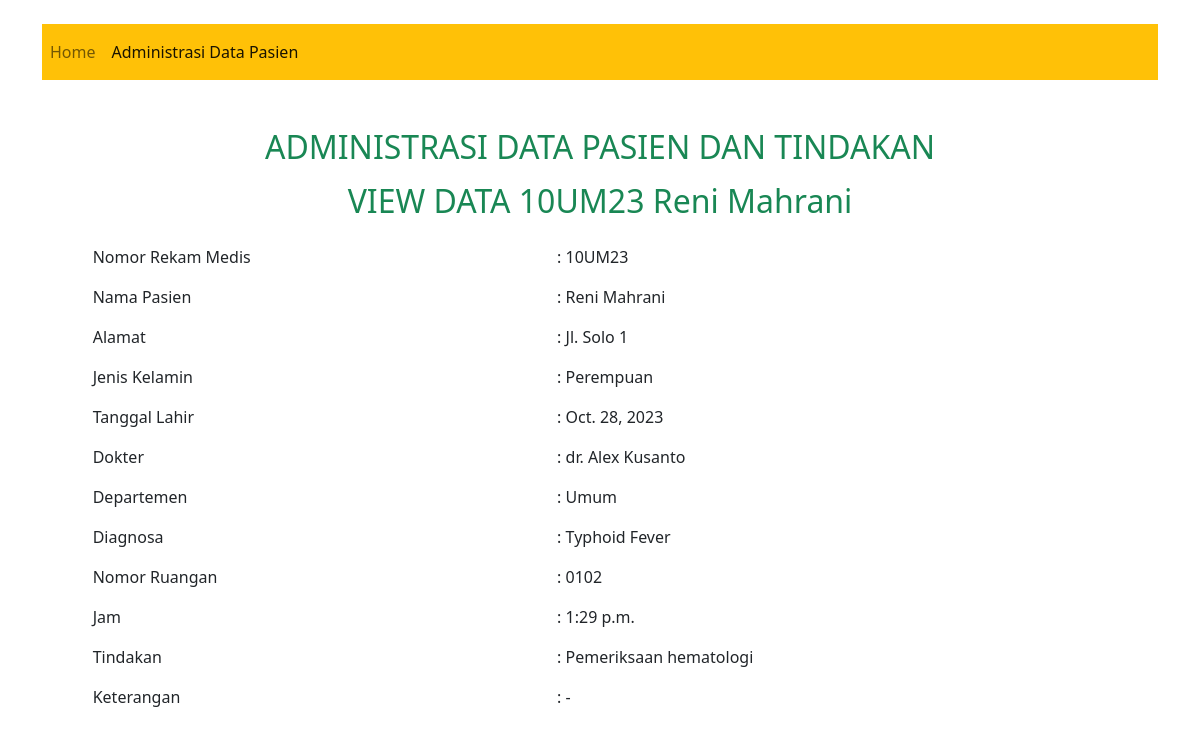
The page / on the database its author committed.
### pasien/models.py (models this page shows, shortened)
class Pasien(models.Model):
    nama = models.CharField(max_length=250)
    nomor_rekam_medis = models.CharField(max_length=250)
    alamat = models.CharField(max_length=250)
    jenis_kelamin = models.CharField(max_length=250)
    tanggal_lahir = models.DateField()
    dokter = models.CharField(max_length=250)
    departemen = models.CharField(max_length=250)
    diagnosa = models.CharField(max_length=250)
    nomor_ruangan = models.CharField(max_length=250)
    jam = models.TimeField()
    tindakan = models.CharField(max_length=250)
    keterangan = models.TextField(blank=True,null=True)

### pasien/views.py (the view)
# urls.py: 2. Add a URL to urlpatterns:  path('', views.home, name='home')
def home(request):
    pasiens = Pasien.objects.all()
    return render(request, 'home.html', {'pasiens':pasiens})

### pasien/templates/home.html (shortened to what this page needs)
<!DOCTYPE html>
<html>
  <head>
    <link
      href="https://cdn.jsdelivr.net/npm/bootstrap@5.2.3/dist/css/bootstrap.min.css"
      rel="stylesheet"
    />
  </head>
  <body>
        <div class="container">
                {% load static %}
        <nav class="navbar navbar-expand-lg text-bg-warning">
            <div class="collapse navbar-collapse text-center" id="navbarSupportedContent">
                <ul class="navbar-nav me-auto mb-2 mb-lg-0">
                    <li class="nav-item active">
                        <a class="nav-link" href="{% url 'home' %}">Home</a>
                    </li>
                    <ul class="navbar-nav mb-2 mb-lg-0 d-flex">
                        <li class="nav-item d-flex justify-content-end">
                            <a class="nav-link active" aria-current="page" href="{% url 'admin:index' %}">Administrasi Data Pasien</a>
                        </li>
                    </ul>
                </ul>
            </div>
        </nav>
            {% for pasien in pasiens %}
            <h2 class="text-center mt-5 text-success">ADMINISTRASI DATA PASIEN DAN TINDAKAN</h2>
            <h2 class="text-center mt-3 text-success">VIEW DATA {{ pasien.nomor_rekam_medis }} {{ pasien.nama }}</h2>
            <table class="table table-borderless mt-3">
                <tbody>
                <tr>
                    <td></td>
                    <td>Nomor Rekam Medis</td>
                    <td>: {{ pasien.nomor_rekam_medis }}</td>
                    <td></td>
                  </tr>
                  <tr>
                    <td></td>
                    <td>Nama Pasien</td>
                    <td>: {{ pasien.nama }}</td>
                    <td></td>
                  </tr>
                  <tr>
                    <td></td>
                    <td>Alamat</td>
                    <td>: {{ pasien.alamat }}</td>
                    <td></td>
                  </tr>
                  <tr>
                    <td></td>
                    <td>Jenis Kelamin</td>
                    <td>: {{ pasien.jenis_kelamin }}</td>
                    <td></td>
                  </tr>
                  <tr>
                    <td></td>
                    <td>Tanggal Lahir</td>
                    <td>: {{ pasien.tanggal_lahir }}</td>
                    <td></td>
                  </tr>
                  <tr>
                    <td></td>
                    <td>Dokter</td>
                    <td>: {{ pasien.dokter }}</td>
                    <td></td>
                  </tr>
                  <tr>
                    <td></td>
                    <td>Departemen</td>
                    <td>: {{ pasien.departemen }}</td>
                    <td></td>
                  </tr>
                  <tr>
                    <td></td>
                    <td>Diagnosa</td>
                    <td>: {{ pasien.diagnosa }}</td>
                    <td></td>
                  </tr>
                  <tr>
                    <td></td>
                    <td>Nomor Ruangan</td>
                    <td>: {{ pasien.nomor_ruangan }}</td>
                    <td></td>
                  </tr>
                  <tr>
                    <td></td>
                    <td>Jam</td>
                    <td>: {{ pasien.jam }}</td>
                    <td></td>
                  </tr>
                  <tr>
                    <td></td>
                    <td>Tindakan</td>
                    <td>: {{ pasien.tindakan }}</td>
                    <td></td>
                  </tr>
                  <tr>
                    <td></td>
                    <td>Keterangan</td>
                    <td>: {{ pasien.keterangan }}</td>
                  </tr>
                  {% endfor %}
                </tbody>
              </table>
        </div
    </body>
</html>

### rows shown on the page
Pasien: nomor_rekam_medis "10UM23", nama "Reni Mahrani", alamat "Jl. Solo 1", jenis_kelamin "Perempuan", tanggal_lahir "Oct. 28, 2023", dokter "dr. Alex Kusanto", departemen "Umum", diagnosa "Typhoid Fever", nomor_ruangan "0102", jam "1:29 p.m.", tindakan "Pemeriksaan hematologi", keterangan "-"
